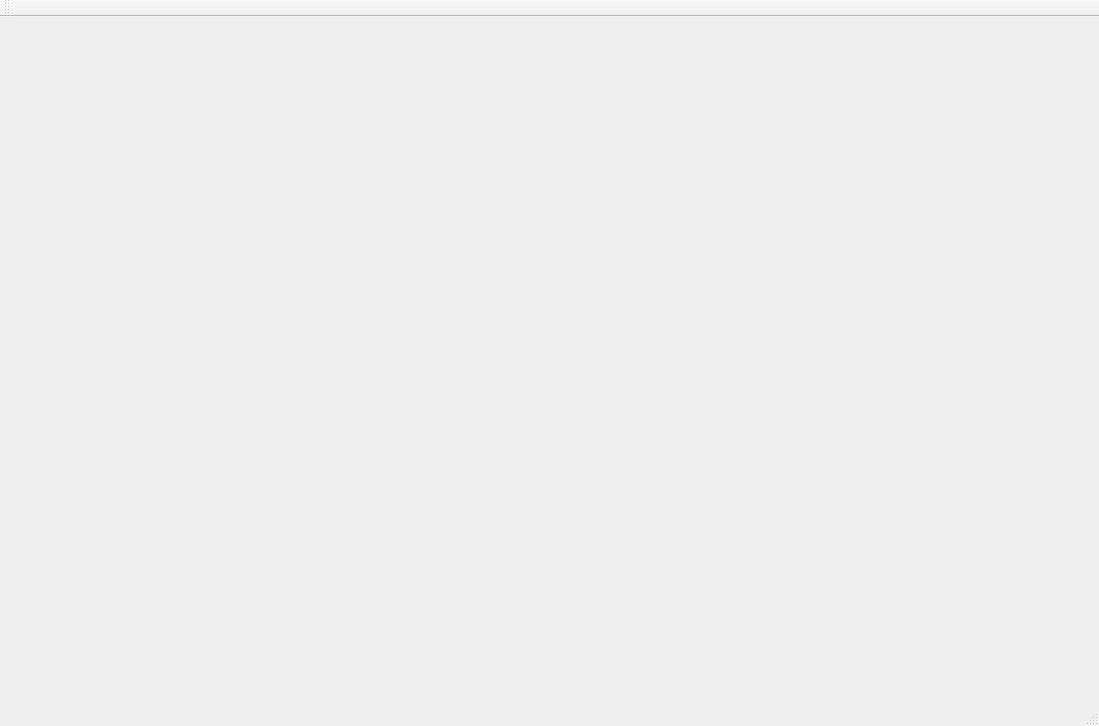
<?xml version="1.0" encoding="UTF-8"?>
<ui version="4.0">
 <class>MainWindow</class>
 <widget class="QMainWindow" name="MainWindow">
  <property name="geometry">
   <rect>
    <x>0</x>
    <y>0</y>
    <width>1099</width>
    <height>726</height>
   </rect>
  </property>
  <property name="windowTitle">
   <string>MainWindow</string>
  </property>
  <widget class="QWidget" name="centralWidget">
   <layout class="QHBoxLayout" name="horizontalLayout">
    <item>
     <widget class="MapWidget" name="output" native="true">
      <property name="sizePolicy">
       <sizepolicy hsizetype="Expanding" vsizetype="Expanding">
        <horstretch>0</horstretch>
        <verstretch>0</verstretch>
       </sizepolicy>
      </property>
     </widget>
    </item>
    <item>
     <layout class="QGridLayout" name="gridLayout">
      <item row="0" column="0">
       <widget class="ServerStatus" name="widget_server" native="true">
        <property name="sizePolicy">
         <sizepolicy hsizetype="Preferred" vsizetype="Minimum">
          <horstretch>0</horstretch>
          <verstretch>0</verstretch>
         </sizepolicy>
        </property>
        <property name="minimumSize">
         <size>
          <width>30</width>
          <height>30</height>
         </size>
        </property>
       </widget>
      </item>
      <item row="1" column="0">
       <widget class="TimeStatus" name="widget_time" native="true">
        <property name="sizePolicy">
         <sizepolicy hsizetype="Preferred" vsizetype="Minimum">
          <horstretch>0</horstretch>
          <verstretch>0</verstretch>
         </sizepolicy>
        </property>
       </widget>
      </item>
     </layout>
    </item>
   </layout>
  </widget>
  <widget class="QMenuBar" name="menuBar">
   <property name="geometry">
    <rect>
     <x>0</x>
     <y>0</y>
     <width>1099</width>
     <height>22</height>
    </rect>
   </property>
  </widget>
  <widget class="QToolBar" name="mainToolBar">
   <attribute name="toolBarArea">
    <enum>TopToolBarArea</enum>
   </attribute>
   <attribute name="toolBarBreak">
    <bool>false</bool>
   </attribute>
  </widget>
  <widget class="QStatusBar" name="statusBar"/>
 </widget>
 <layoutdefault spacing="6" margin="11"/>
 <customwidgets>
  <customwidget>
   <class>MapWidget</class>
   <extends>QWidget</extends>
   <header>MapWidget.h</header>
   <container>1</container>
  </customwidget>
  <customwidget>
   <class>ServerStatus</class>
   <extends>QWidget</extends>
   <header>GUI/ServerStatus.h</header>
   <container>1</container>
  </customwidget>
  <customwidget>
   <class>TimeStatus</class>
   <extends>QWidget</extends>
   <header>GUI/TimeStatus.h</header>
   <container>1</container>
  </customwidget>
 </customwidgets>
 <resources/>
 <connections/>
</ui>
